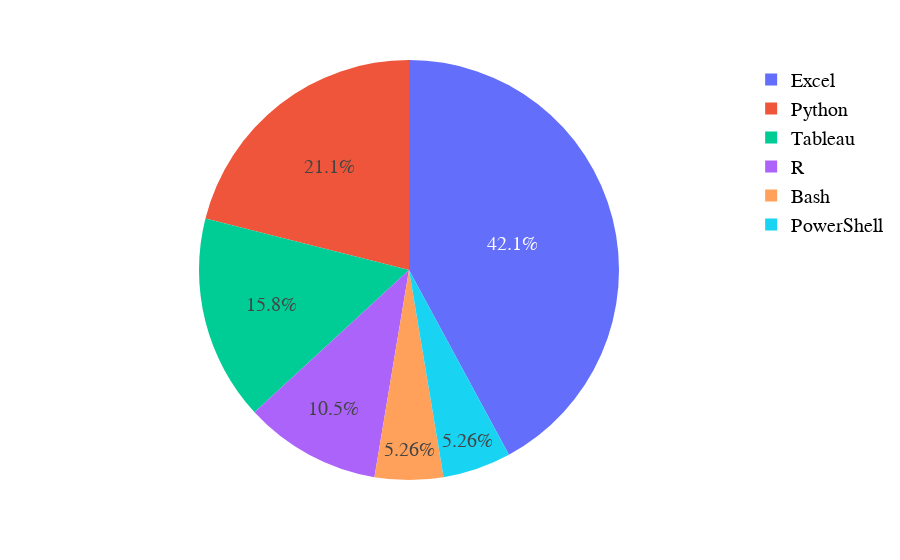

Notebook code cell kept with this figure:
### Code cell
experience_dict = {'Programming Language': ['Excel', 'Python', 'Tableau', 'R', 'Bash', 'PowerShell'], 'Years of Experience (As of April 2022)': [8,4,3,2,1,1]}

fig = px.pie(names=experience_dict['Programming Language'],values=experience_dict['Years of Experience (As of April 2022)'])

fig.update_layout(
    paper_bgcolor = "rgba(0,0,0,0)",
    plot_bgcolor = "rgba(0,0,0,0)",
    font_color = 'black',
    font_family = 'verdana',
    font_size = 20,
    )

### Figure 1 — Plotly figure (JSON) as saved in the notebook; plotly's stock layout.template omitted (floating-point values rounded to 4 significant figures)
{"data": [{"domain": {"x": [0, 1], "y": [0, 1]}, "hovertemplate": "label=%{label}<br>value=%{value}<extra></extra>", "labels": ["Excel", "Python", "Tableau", "R", "Bash", "PowerShell"], "legendgroup": "", "name": "", "showlegend": true, "type": "pie", "values": [8, 4, 3, 2, 1, 1]}], "layout": {"font": {"color": "black", "family": "verdana", "size": 20}, "legend": {"tracegroupgap": 0}, "margin": {"t": 60}, "paper_bgcolor": "rgba(0,0,0,0)", "plot_bgcolor": "rgba(0,0,0,0)"}}
